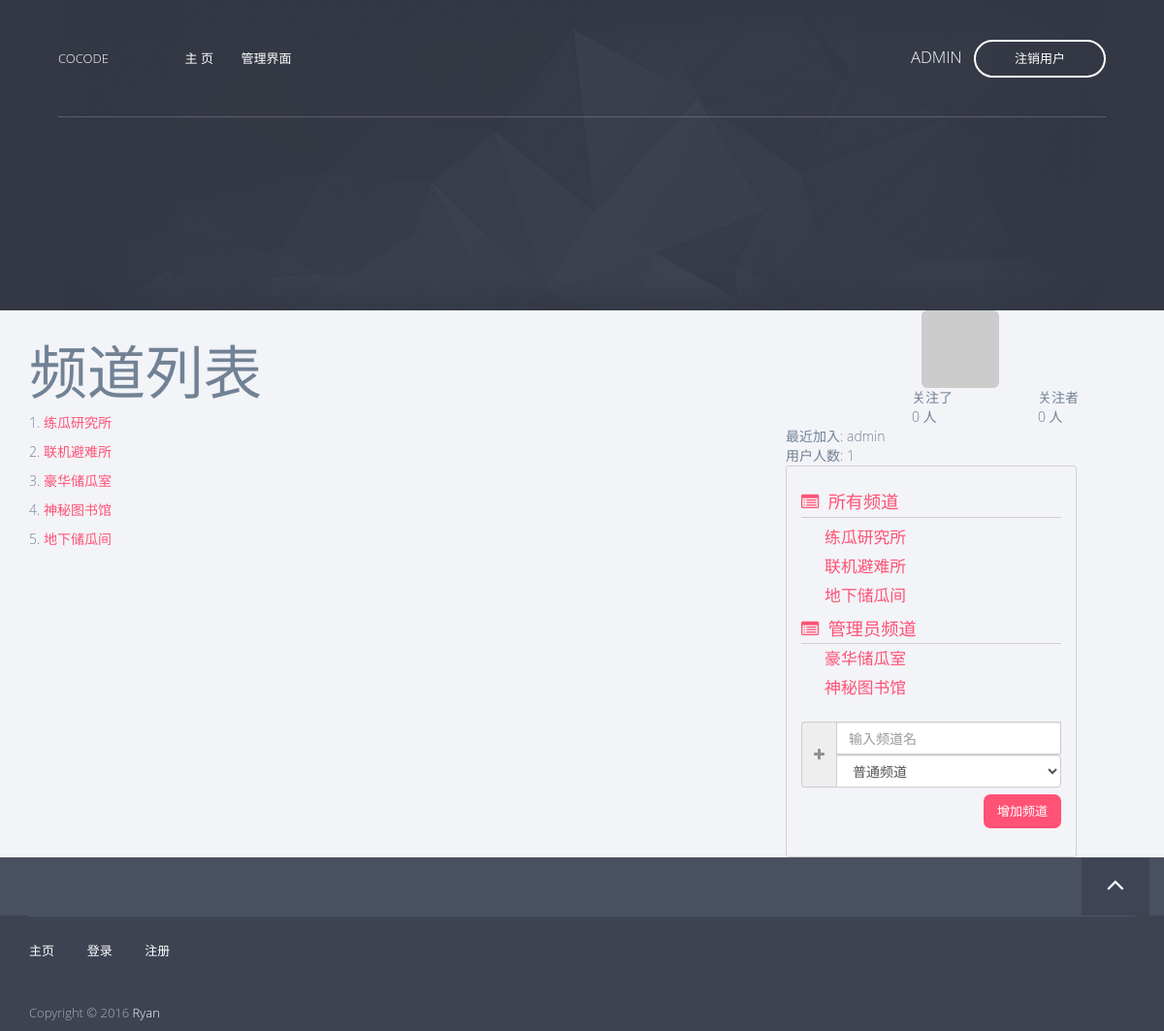
/channel/list (signed in), run on an earlier commit of the app's database.
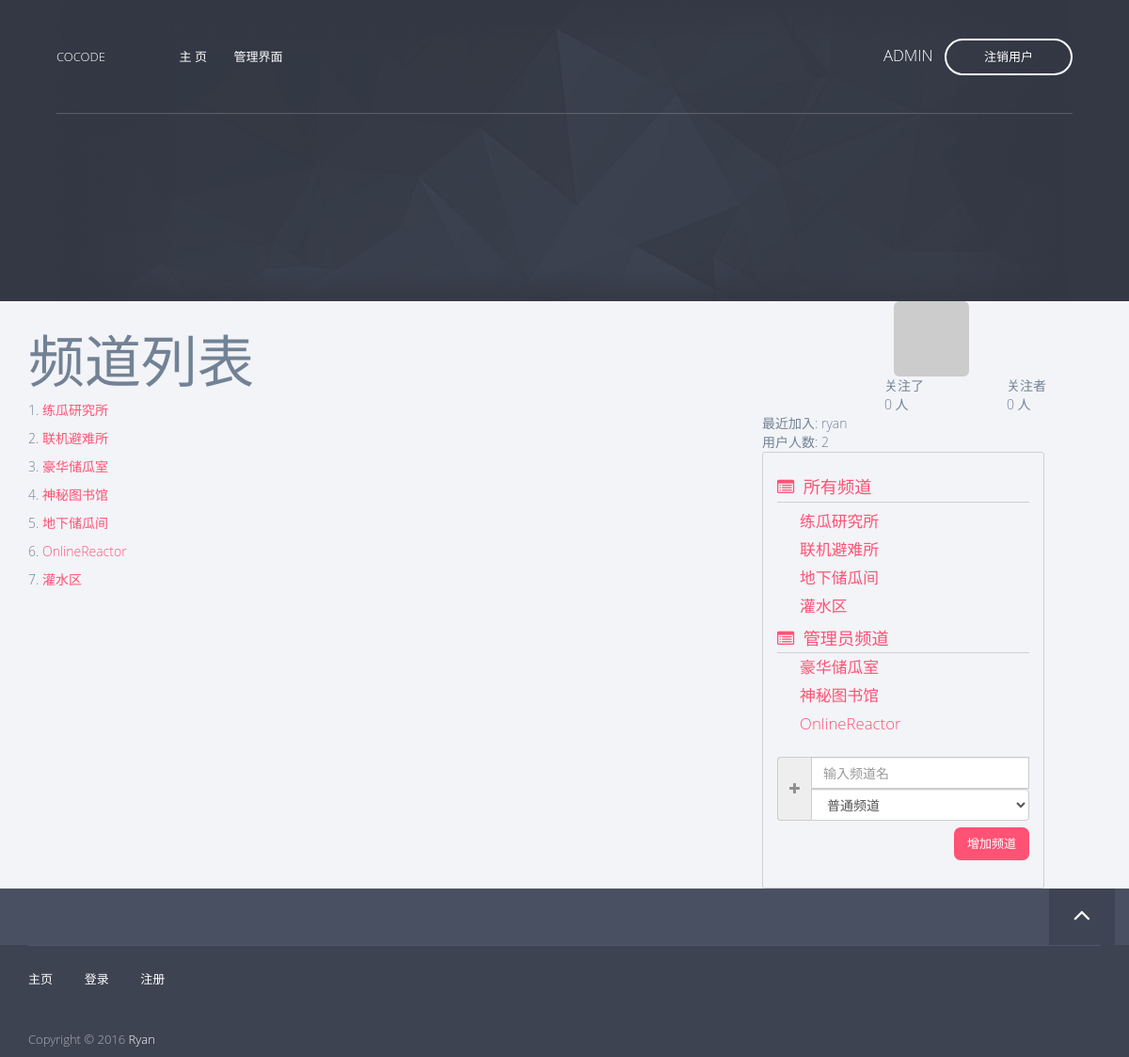
And on a later commit of the database.
### app/models/channel.py (models this page shows, shortened)
class Channel(db.Model, Model):
    __tablename__ = 'channels'
    id = db.Column(db.Integer, primary_key=True)
    name = db.Column(db.String(), default=ChannelPermission.NORMAL[0])
    permission = db.Column(db.Integer)
    created_time = db.Column(db.DateTime(timezone=True),
                             default=sql.func.now())
    posts = db.relationship('Post', backref='channel')
    def is_admin(self):
        return self.permission == ChannelPermission.ADMIN[0]

### app/models/user.py (models this page shows, shortened)
class User(db.Model, Model):
    __tablename__ = 'users'
    id = db.Column(db.Integer, primary_key=True)
    username = db.Column(db.String(), unique=True)
    password_hash = db.Column(db.String())
    email = db.Column(db.String(), unique=True)
    avatar_hash = db.Column(db.String())
    created_time = db.Column(db.DateTime(timezone=True),
                             default=sql.func.now())
    role_id = db.Column(db.Integer, db.ForeignKey('roles.id'))
    posts = db.relationship('Post', backref='author')
    comments = db.relationship('Comment', backref='author')
    @property
    def password(self):
        raise AttributeError('password is not readable')
    def is_admin(self):
        return self.role.permissions == 0xff
    def gravatar(self, size=100, default='identicon', rating='g'):
        from flask import request
        gravatar_url = 'secure.gravatar.com/avatar'
        if request.is_secure:
            url = 'https://' + gravatar_url
        else:
            url = 'http://' + gravatar_url
        hash = self.avatar_hash or md5(self.email.encode('utf-8')).hexdigest()
        return '{url}/{hash}?s={size}&d={default}&r={rating}'.format(url=url,
                                                                     hash=hash,
                                                                     size=size,
                                                                     default=default,
                                                                     rating=rating)

### app/views.py (the view)
@app.route('/channel/list')
def channels():
    channels = Channel.query.all()
    return render_template('channels.html',
                           channels=channels)

### app/__init__.py (called while the page is built)
@app.context_processor
def current_user_processor():
    return dict(current_user=current_user())

@app.context_processor
def channel_processor():
    channels = Channel.query.all()
    permissions = [
        ChannelPermission.NORMAL,
        ChannelPermission.ADMIN,
    ]
    dic = {
        'channels': channels,
        'permissions': permissions,
    }
    return dict(**dic)

@app.context_processor
def user_processor():
    user_count = User.query.count()
    new_user = User.query.order_by(User.created_time.desc()).first()
    return dict(new_user=new_user,
                user_count=user_count)

### app/models/user.py (called while the page is built)
def current_user():
    id = session.get('user_key', None)
    user = None
    if id is not None:
        user = User.query.get(id)
    return user

### app/templates/channels.html (shortened to what this page needs)
{% extends 'base8-4.html' %}
{% block page_content %}
    <h1>频道列表</h1>
    {% for c in channels %}
        <p>{{ c.id }}. <a href="/channel/{{ c.id }}">{{ c.name }}</a></p>
    {% endfor %}
{% endblock %}

### app/templates/base8-4.html (shortened to what this page needs)
{% extends "base.html" %}
{% block content %}
    <div class="container">
    <div class="row">
        <div class="col-md-8">
            {% block page_content %}{% endblock %}
        </div>
        <div class="col-md-4 side-bar">
        {% block page_side %}
            {% if current_user is not none %}
            <img class="img-rounded center-block side-portrait" src="{{ current_user.gravatar(size=200) }}" />
            <div class="row follow-count">
                <div class="col-md-4">
                </div>
                <div class="col-md-4">
                关注了<br>0 人</div>
                <div class="col-md-4">
                关注者<br>0 人</div>
            </div>
            {% endif %}
        {% endblock %}
            <div>
                <div class="forum-info">
                    <div class="forum-info-item">最近加入: {{ new_user.username }}</div>
                    <div class="forum-info-item">用户人数: {{ user_count }}</div>
                </div>
                {% include "_channels.html" %}
            </div>
        </div>
        </div>
    </div>
{% endblock %}

### app/templates/base.html (shortened to what this page needs)
<!doctype html>
 <html class="no-js" lang="">
{% block head %}
<head>
<link rel="stylesheet" href="../static/css/normalize.min.css">
<link rel="stylesheet" href="../static/css/bootstrap.min.css">
<link rel="stylesheet" href="../static/css/jquery.fancybox.css">
<link rel="stylesheet" href="../static/css/flexslider.css">
<link rel="stylesheet" href="../static/css/styles.css">
<link rel="stylesheet" href="../static/css/queries.css">
<link rel="stylesheet" href="../static/css/etline-font.css">
<link rel="stylesheet" href="../static/bower_components/animate.css/animate.min.css">
<link rel="stylesheet" href="../static/css/font-awesome.min.css">
</head>
{% endblock %}
<body id="top">
    {% block navbar %}
        <section class="hero">
            <section class="navigation">
                <header>
                    <div class="header-content">
                        <div class="logo"><a href="/">COCODE</a></div>
                        <div class="header-nav">
                            <nav>
                                <ul class="primary-nav">
                                    <li><a href="/">主&nbsp;页</a></li>
                                    {% if current_user is not none and current_user.is_admin() %}
                                    <li><a href="/admin">管理界面</a></li>
                                    {% endif %}
                                </ul>
                                <ul class="member-actions">
                                    {% if current_user is none %}
                                    <li><a href="/login" class="login">登&nbsp;录</a></li>
                                    <li><a href="/register" class="btn-white btn-small">注&nbsp;册</a></li>
                                    {% else %}
                                    <li><a href="/profile/{{ current_user.username }}" class="hero-nav">{{ current_user.username }} &nbsp;</a></li>
                                    <li><a href="/logout" class="btn-white btn-small">注销用户</a></li>
                                    {% endif %}
                                </ul>
                            </nav>
                        </div>
                    </div>
                </header>
            </section>
        </section>
    {% endblock %}
    <section class="content">
        {% block content%}
        {% endblock %}
    </section>
    <section class="to-top">
        <div class="container">
            <div class="row">
                <div class="to-top-wrap">
                    {% block to_top %}
                    <a href="#top" class="top"><i class="fa fa-angle-up"></i></a>
                    {% endblock %}
                </div>
            </div>
        </div>
    </section>
    <footer>
        <div class="container">
            <div class="row">
                <div class="col-md-12">
                    <div class="footer-links">
                        <ul class="footer-group">
                            <li><a href="/">主页</a></li>
                            <li><a href="/login">登录</a></li>
                            <li><a href="/register">注册</a></li>
                        </ul>
                        <p>Copyright © 2016 <a href="/">Ryan</a><br></p>
                    </div>
                </div>
            </div>
        </div>
    </footer>
</body>
</html>

### app/templates/_channels.html
<div class="col-md-10 channel-list">
    <div class="channel-list-caption">
        <i class="fa fa-list-alt"></i>&nbsp; 所有频道
    </div>
    <div class="channel-list-items">
        {% for c in channels %}
        {% if not c.is_admin() %}
            <div class="channel-list-item">
                <a href="/channel/{{ c.id }}">{{ c.name }}</a>
            </div>
        {% endif %}
        {% endfor %}
    </div>
    {% if current_user is not none and current_user.is_admin()%}
        <div class="channel-list-caption">
            <i class="fa fa-list-alt"></i>&nbsp; 管理员频道
        </div>
        {% for c in channels %}
        {% if c.is_admin() %}
            <div class="channel-list-item">
                <a href="/channel/{{ c.id }}">{{ c.name }}</a>
            </div>
        {% endif %}
        {% endfor %}
        <div class="channel-add">
            <form class="form-inline" action="/admin/add_channel" method="POST">
                <div class="form-group">
                    <div class="input-group">
                        <div class="input-group-addon"><i class="fa fa-plus"></i></div>
                        <input type="text" class="form-control" name="name" placeholder="输入频道名">
                        <select class="form-control" name="permission">
                            {% for p in permissions %}
                            <option value="{{ p[0] }}">{{ p[1] }}</option>
                            {% endfor %}
                        </select>
                    </div>
                </div>
              <button type="submit" class="btn btn-fill btn-middle add-channel-btn">增加频道</button>
            </form>
        </div>
    {% endif %}
</div>

What changed in the data, as far as the page shows it:
added Channel: id "6", name "OnlineReactor"
added Channel: id "7", name "灌水区"
added User: username "ryan"
Also different on the page:
{{ user_count }}: "1" → "2"
{{ new_user.username }}: "admin" → "ryan"
